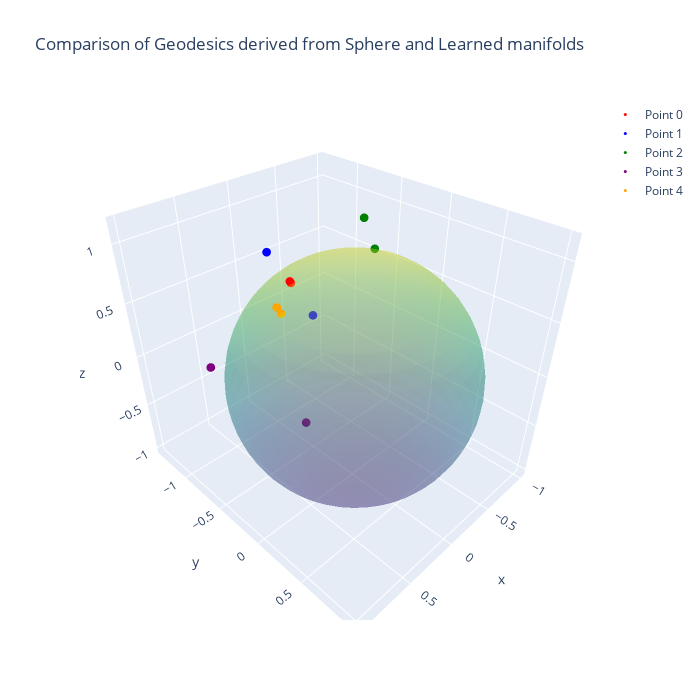

The cell this chart's notebook holds for it:
### Code cell
selected_tangent_vectors = tangent_vectors[np.random.randint(0, len(tangent_vectors), 5)]
print(f'selected tangent vector: {selected_tangent_vectors}')

manifold = LearningManifold(projected_points)
ys = [manifold.exp(x, v) for v in selected_tangent_vectors]
ys_auto = [sphere.exp(x, v) for v in selected_tangent_vectors]

print(f'ys (our implementation): {np.array(ys).squeeze()}')
print(f'ys (pymanopt implementation): {np.array(ys_auto)}')

recon_vectors = [log_map(x, y, projected_points) for y in ys] 
print(f'reconstructed vectors (our implementation): {np.array(recon_vectors)}')
plot_compare_five_points(np.array(ys).squeeze(), ys_auto)

### Figure 1 — Plotly figure (JSON) as saved in the notebook; plotly's stock layout.template omitted (floating-point values rounded to 4 significant figures; data arrays with more than 128 entries replaced by an {"elided": "..."} marker saying what was removed)
{"data": [{"colorscale": [[0, "#440154"], [0.1111, "#482878"], [0.2222, "#3e4989"], [0.3333, "#31688e"], [0.4444, "#26828e"], [0.5556, "#1f9e89"], [0.6667, "#35b779"], [0.7778, "#6ece58"], [0.8889, "#b5de2b"], [1, "#fde725"]], "opacity": 0.3, "showscale": false, "type": "surface", "x": {"elided": "50x25 float values"}, "y": {"elided": "50x25 float values"}, "z": {"elided": "50x25 float values"}}, {"marker": {"color": "red", "size": 3}, "mode": "markers", "name": "Point 0", "type": "scatter3d", "x": [0.3987, 0.3938], "y": [-0.2498, -0.2456], "z": [0.8981, 0.8858]}, {"marker": {"color": "blue", "size": 3}, "mode": "markers", "name": "Point 1", "type": "scatter3d", "x": [-0.289, -0.4113], "y": [-1.366, -0.9115], "z": [0.5081, -0.003328]}, {"marker": {"color": "green", "size": 3}, "mode": "markers", "name": "Point 2", "type": "scatter3d", "x": [-0.3412, -0.3713], "y": [-0.2513, -0.1625], "z": [1.142, 0.9142]}, {"marker": {"color": "purple", "size": 3}, "mode": "markers", "name": "Point 3", "type": "scatter3d", "x": [0.555, 0.01199], "y": [-1.172, -0.5772], "z": [-0.2241, -0.8165]}, {"marker": {"color": "orange", "size": 3}, "mode": "markers", "name": "Point 4", "type": "scatter3d", "x": [0.6261, 0.6058], "y": [-0.1269, -0.1113], "z": [0.8372, 0.7878]}], "layout": {"height": 700, "scene": {"aspectmode": "data"}, "title": {"text": "Comparison of Geodesics derived from\nSphere and Learned manifolds"}, "width": 700}}
